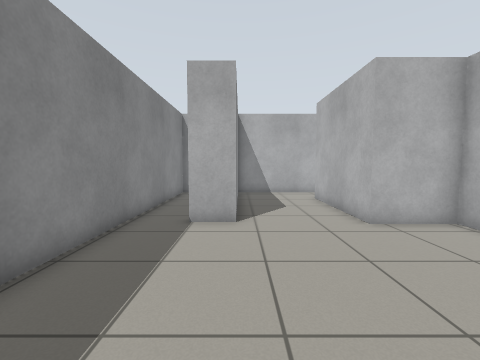
view 1 (above)

14 first-person views from a walk through a Gazebo world. The camera is 0.94 m above the floor, tilts 4° down and sees 90° across. The floor is counted in squares, 0.5 m on a side. Each view is taken from the middle of a square. On the plan, view 1 faces up. The plan holds only what a view shows up to about 14 squares ahead; the rest is blank.

view 2
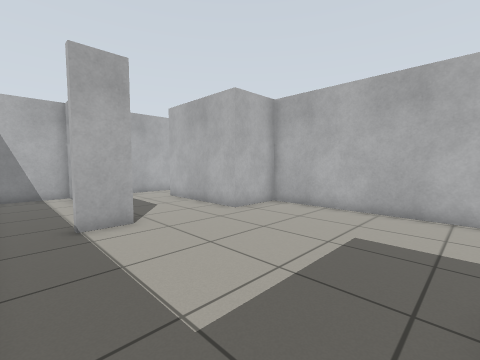

view 3
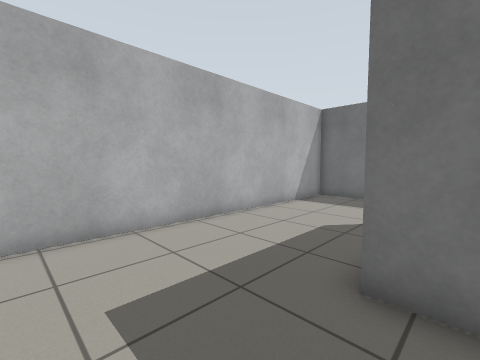

view 4
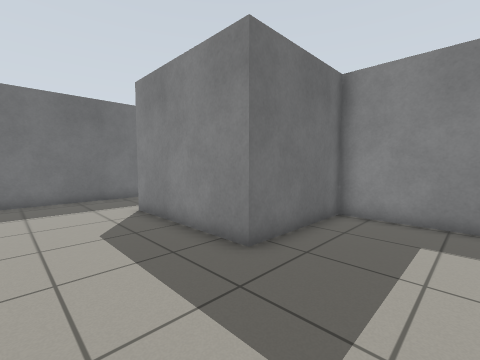

view 5
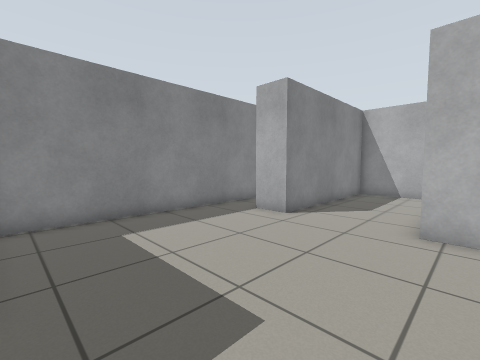

view 6
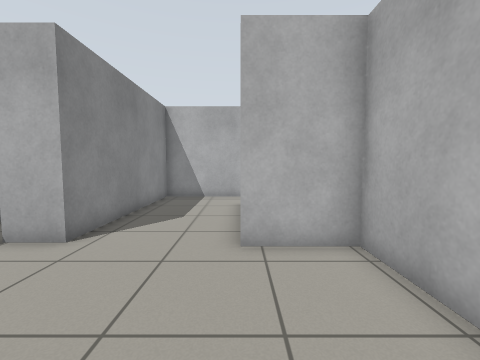

view 7
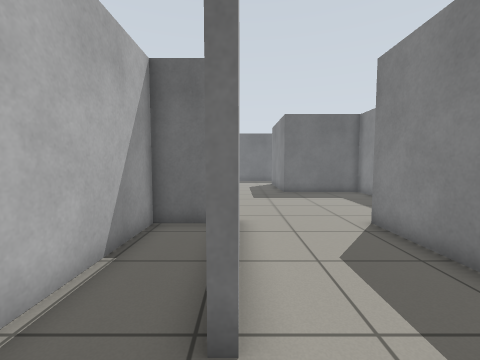

view 8
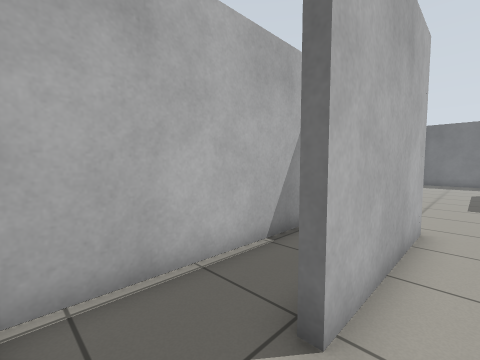

view 9
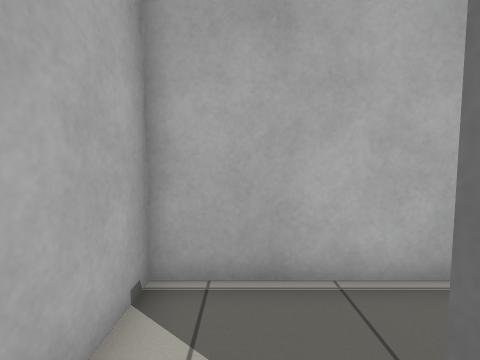

view 10
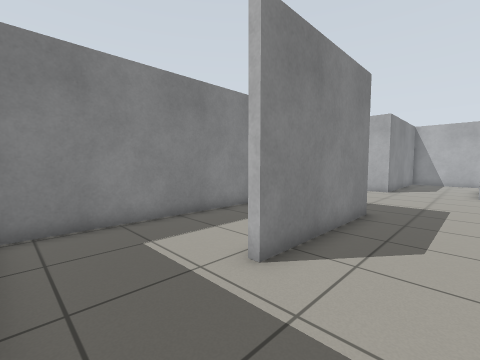

view 11
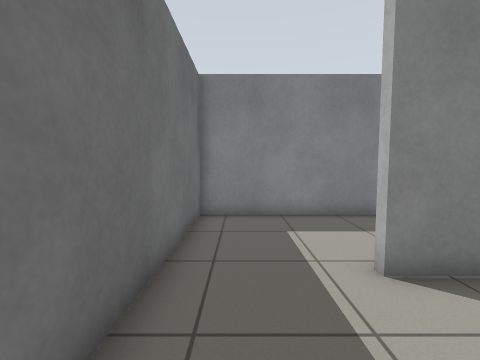

view 12
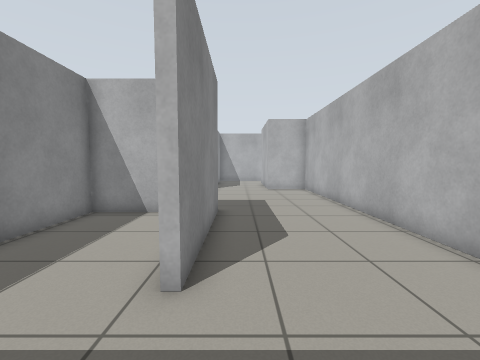

view 13
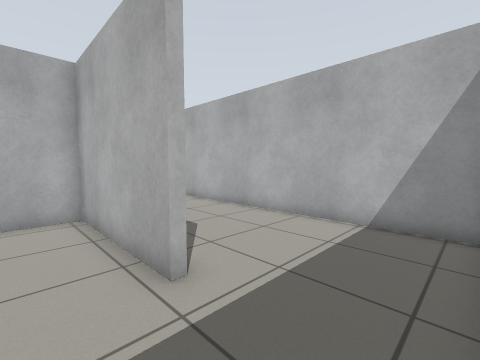

view 14
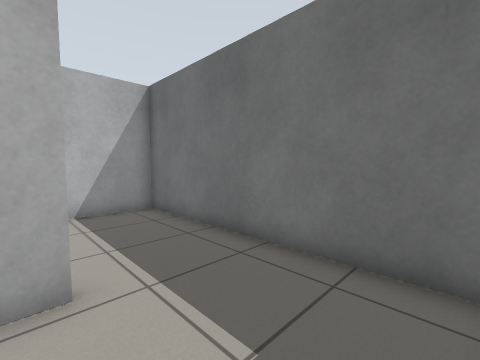

### Floor plan
Ten units are one square. View 1 is at (0, 0); x grows to the right and y downward. Boxes are objects, and circles mark ways between rooms. Rooms are numbered by the first view taken in them; rooms with no view inside come last. Other rooms are left out.
<svg viewBox="-42 -159 114 268">
<path fill="none" stroke="#000" d="M-4 -146 -4 -154 -31 -154M-37 -141 -37 6 11 6 11 66 8 66M35 -154 -1 -154 -1 -76 -16 -76M5 104 67 104 67 -73 40 -73 40 -129M50 -76 67 -76 67 -154 35 -154M8 66 8 9 -37 9 -37 104 5 104"/>
<circle cx="40" cy="-140" r="3" fill="#2a7"/>
<circle cx="10" cy="85" r="3" fill="#2a7"/>
<text x="20" y="-30">1</text>
<text x="50" y="-120">2</text>
<text x="-20" y="60">3</text>
</svg>
Room 1 opens to room 2. Room 1 opens to room 3.

Where each view was taken, in squares from view 1:
view 1: 0 up, 0 right, facing up
view 2: 0 up, 3 left, facing up-right
view 3: 3 up, 0 right, facing down-right
view 4: 3 up, 5 right, facing down-left
view 5: 0 up, 5 right, facing up-left
view 6: 2 up, 4 right, facing up
view 7: 15 up, 4 right, facing down
view 8: 15 up, 3 right, facing down-right
view 9: 14 up, 3 right, facing right
view 10: 10 down, 4 right, facing up-left
view 11: 9 down, 5 right, facing left
view 12: 10 down, 2 right, facing up
view 13: 10 down, 1 left, facing up-right
view 14: 6 down, 3 left, facing down-right
